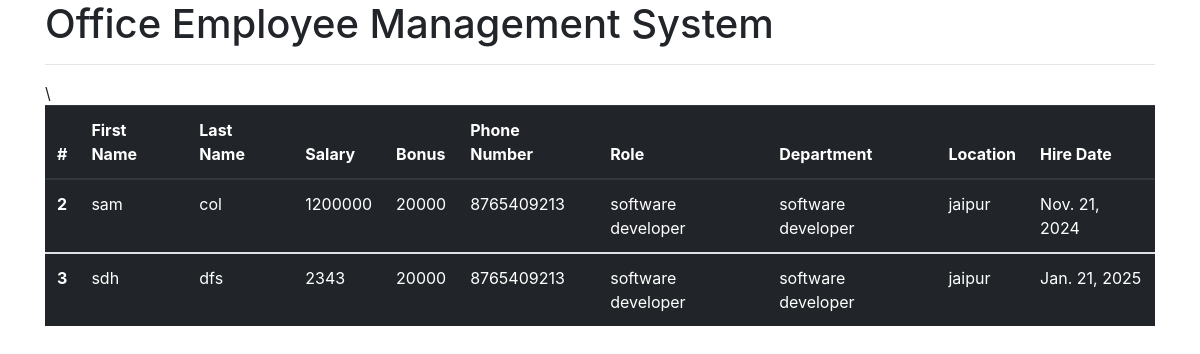
The app's page /all_emp with its own data.
### emp_app/models.py (models this page shows, shortened)
class Employee(models.Model):
    first_name=models.CharField(max_length=100,null=False)
    last_name=models.CharField(max_length=100)
    dept=models.ForeignKey(Department,on_delete=models.CASCADE)
    salary=models.IntegerField(default=0)
    bonus=models.IntegerField(default=0)
    role=models.ForeignKey(Role,on_delete=models.CASCADE)
    phone=models.IntegerField(default=0)
    hire_date=models.DateField()
    def __str__(self):
        return "%s %s %s" %(self.first_name,self.last_name,self.phone)

class Role(models.Model):
    name=models.CharField(max_length=100,null=False)

class Department(models.Model):
    name=models.CharField(max_length=100,null=False)
    location=models.CharField(max_length=100)

### emp_app/views.py (the view)
# urls.py: path('all_emp',views.all_emp,name='all_emp'),
def all_emp(request):
    emps=Employee.objects.all()
    context={
        'emps':emps
    }
    print(context)
    return render(request,'view_all_emp.html',context)

### templates/view_all_emp.html (shortened to what this page needs)
<!doctype html>
<html lang="en">
  <head>
    <link rel="stylesheet" href="https://cdn.jsdelivr.net/npm/bootstrap@4.0.0/dist/css/bootstrap.min.css">
  </head>
  <body>
    <div class="container">
        <h1>Office Employee Management System</h1>
        <hr>
        <table class="table table-dark">
            <thead>
              <tr>
                <th scope="col">#</th>
                <th scope="col">First Name</th>
                <th scope="col">Last Name</th>
                <th scope="col">Salary</th>
                <th scope="col">Bonus</th>
                <th scope="col">Phone Number</th>
                <th scope="col">Role</th>
                <th scope="col">Department</th>
                <th scope="col">Location</th>
                <th scope="col">Hire Date</th>
              </tr>
            </thead>\{% for emp in emps %}
            <tbody>
              <tr>
                <th scope="row">{{emp.id}}</th>
                <td>{{emp.first_name}}</td>
                <td>{{emp.last_name}}</td>
                <td>{{emp.salary}}</td>
                <td>{{emp.bonus}}</td>
                <td>{{emp.phone}}</td>
                <td>{{emp.role.name}}</td>
                <td>{{emp.dept.name}}</td>
                <td>{{emp.dept.location}}</td>
                <td>{{emp.hire_date}}</td>
              </tr>
            </tbody>
            {% endfor %}
          </table>
      </div>
  </body>
</html>

### records on screen
Employee: id "2", first_name "sam", last_name "col", salary "1200000", bonus "20000", phone "8765409213", role.name "software developer", dept.name "software developer", dept.location "jaipur", hire_date "Nov. 21, 2024"
Employee: id "3", first_name "sdh", last_name "dfs", salary "2343", bonus "20000", phone "8765409213", role.name "software developer", dept.name "software developer", dept.location "jaipur", hire_date "Jan. 21, 2025"
